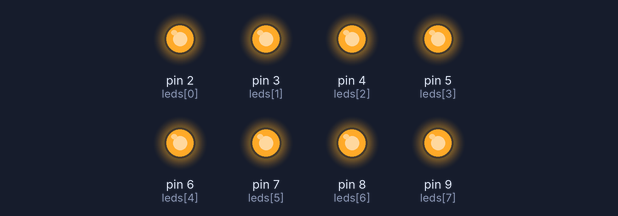
A sketch run on a simulated Arduino Uno, built with avr-gcc and run on an emulated ATmega328P. Shown: output pins drawn as LEDs (lit = HIGH).

Above: at 0.2 s.
At 1.7 s:
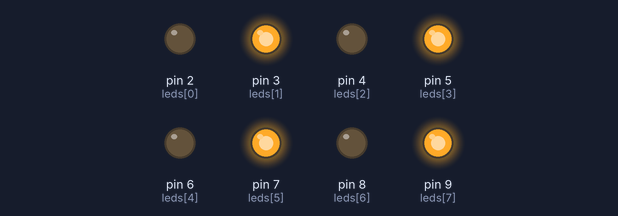
At 2.8 s:
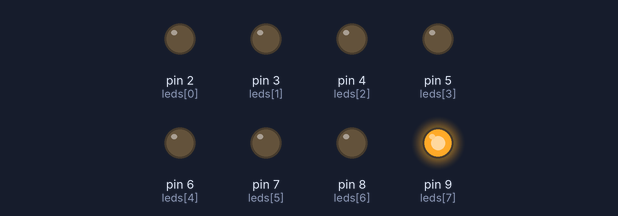
At 4.8 s:
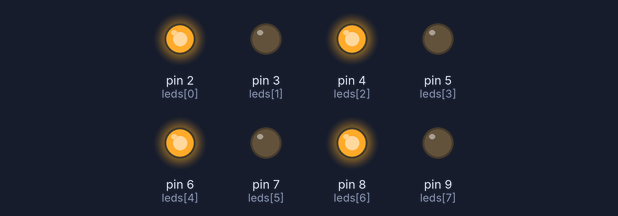
At 6.25 s:
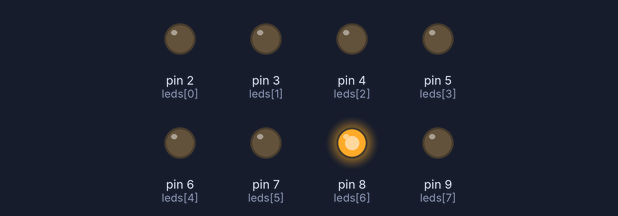
At 7.9 s:
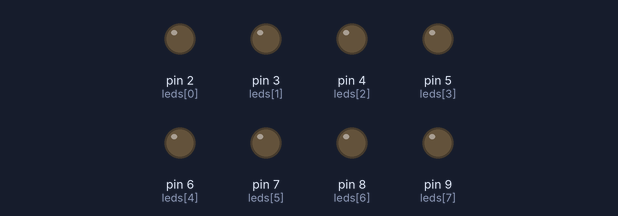
Timing chart, 0 to 8.3 s (numbered marks = the images above):
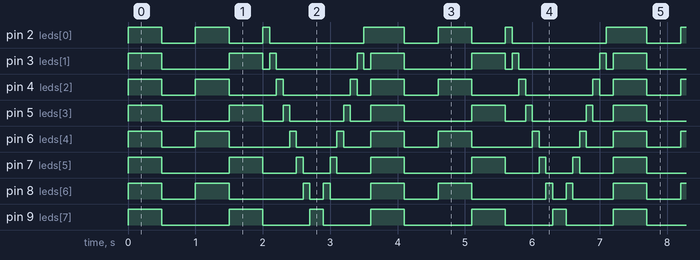

The sketch:

_8_LED_Chase.ino
```cpp
int leds[] = {2,3,4,5,6,7,8,9};

// the setup routine runs once when you press reset:
void setup() {
  // initialize the digital pin as an output.
  for (int i = 0; i < 8; i++)
  {
    pinMode(leds[i], OUTPUT);
  }

}

// the loop routine runs over and over again forever:
void loop() {
  all_blink();
  clear_all();
  alt_blink();
  clear_all();
  race();
  clear_all();
}

void all_blink(){
  for (int i = 0; i < 8; i++)
  {
    digitalWrite(leds[i], HIGH);   // turn the LED on (HIGH is the voltage level)
  }

  delay(500);               // wait for a second

  clear_all();

  delay(500);               // wait for a second
}

void alt_blink(){
  for (int i = 0; i < 8; i++)
  {
    if (i % 2 == 0){
      digitalWrite(leds[i], HIGH);   // turn the LED on (HIGH is the voltage level)
    }else{
      digitalWrite(leds[i], LOW);    // turn the LED off by making the voltage LOW
    }
  }

  delay(500);               // wait for a second
  for (int i = 0; i < 8; i++)
  {
    if (i % 2 == 1){
      digitalWrite(leds[i], HIGH);   // turn the LED on (HIGH is the voltage level)
    }else{
      digitalWrite(leds[i], LOW);    // turn the LED off by making the voltage LOW
    }
  }
  delay(500);               // wait for a second
}

void race()
{
  for (int i = 0; i < 8; i++)
  {
    digitalWrite(leds[i], HIGH);   // turn the LED on (HIGH is the voltage level)
    if (i > 0)
    {
      digitalWrite(leds[i-1], LOW);   // turn off the previous LED
    }
       delay(100);               // wait for a second
  }

  for (int i = 8; i > 0; i--)
  {
    digitalWrite(leds[i-1], HIGH);   // turn the LED on (HIGH is the voltage level)
    if (i < 8)
    {
      digitalWrite(leds[i], LOW);   // turn off the previous LED
    }
       delay(100);               // wait for a second
  }

}

void clear_all()
{
  for (int i = 0; i < 8; i++)
  {
    digitalWrite(leds[i], LOW);    // turn the LED off by making the voltage LOW
  }
}
```

Measured:
- by itself, pin 2 (leds[0]): repeats every 3.6 s: LOW 0.50 s, HIGH 0.50 s, LOW 0.50 s, HIGH 0.10 s, LOW 1.4 s, HIGH 0.60 s
- by itself, pin 3 (leds[1]): repeats every 3.6 s: LOW 1.0 s, HIGH 0.50 s, LOW 0.10 s, HIGH 0.10 s, LOW 1.2 s, HIGH 0.10 s, LOW 0.10 s, HIGH 0.50 s
- by itself, pin 4 (leds[2]): repeats every 3.6 s: LOW 0.50 s, HIGH 0.50 s, LOW 0.70 s, HIGH 0.10 s, LOW 1.0 s, HIGH 0.10 s, LOW 0.20 s, HIGH 0.50 s
- by itself, pin 5 (leds[3]): repeats every 3.6 s: LOW 1.0 s, HIGH 0.50 s, LOW 0.30 s, HIGH 0.10 s, LOW 0.80 s, HIGH 0.10 s, LOW 0.30 s, HIGH 0.50 s
- by itself, pin 6 (leds[4]): repeats every 3.6 s: LOW 0.50 s, HIGH 0.50 s, LOW 0.90 s, HIGH 0.10 s, LOW 0.60 s, HIGH 0.10 s, LOW 0.40 s, HIGH 0.50 s
- by itself, pin 7 (leds[5]): repeats every 3.6 s: LOW 1.0 s, HIGH 0.50 s, LOW 0.50 s, HIGH 0.10 s, LOW 0.40 s, HIGH 0.10 s, LOW 0.50 s, HIGH 0.50 s
- by itself, pin 8 (leds[6]): repeats every 3.6 s: LOW 0.50 s, HIGH 0.50 s, LOW 1.1 s, HIGH 0.10 s, LOW 0.20 s, HIGH 0.10 s, LOW 0.60 s, HIGH 0.50 s
- by itself, pin 9 (leds[7]): repeats every 3.6 s: LOW 1.0 s, HIGH 0.50 s, LOW 0.70 s, HIGH 0.20 s, LOW 0.70 s, HIGH 0.50 s
